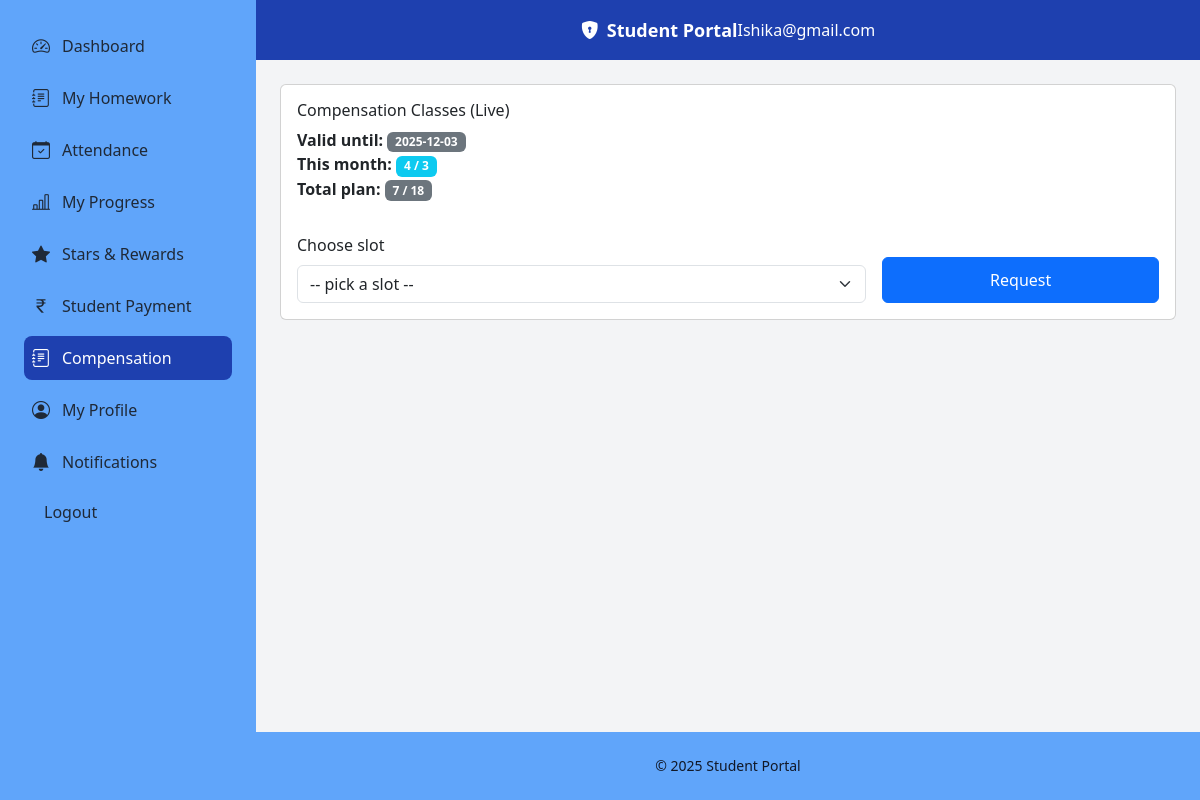
Screenshot of /dashboard/student/?page=compensation (signed in) with the database file from the repository.
### tables this page shows
CREATE TABLE `users` (
  `id` int(10) UNSIGNED NOT NULL,
  `username` varchar(50) NOT NULL,
  `password` varchar(255) NOT NULL,
  `role` enum('student','admin') NOT NULL DEFAULT 'student',
  `centre_id` int(10) UNSIGNED NOT NULL,
  `created_at` datetime NOT NULL DEFAULT current_timestamp(),
  `reset_token` varchar(255) DEFAULT NULL,
  `reset_expires` datetime DEFAULT NULL
);

CREATE TABLE `student_subscriptions` (
  `id` int(10) UNSIGNED NOT NULL,
  `student_id` int(10) UNSIGNED NOT NULL,
  `plan_id` int(10) UNSIGNED NOT NULL,
  `subscribed_at` datetime NOT NULL DEFAULT current_timestamp(),
  `referral_applied` tinyint(1) NOT NULL DEFAULT 0,
  `referral_amount` decimal(10,2) NOT NULL DEFAULT 0.00
);

CREATE TABLE `payment_plans` (
  `id` int(10) UNSIGNED NOT NULL,
  `centre_id` int(10) UNSIGNED NOT NULL,
  `group_name` varchar(50) NOT NULL,
  `plan_name` varchar(100) NOT NULL,
  `duration_months` int(11) NOT NULL,
  `amount` decimal(10,2) NOT NULL,
  `enrollment_fee` decimal(10,2) NOT NULL DEFAULT 0.00,
  `advance_fee` decimal(10,2) NOT NULL DEFAULT 0.00,
  `prorate_allowed` tinyint(1) NOT NULL DEFAULT 0,
  `late_fee` decimal(10,2) NOT NULL DEFAULT 0.00,
  `gst_percent` decimal(5,2) NOT NULL DEFAULT 0.00
);

### dashboard/student/compensation.php (the view, shortened to what this page needs)
<?php
require_once __DIR__ . '/../../config/bootstrap.php';
$user_id = $_SESSION['user_id'];
$stmt = $conn->prepare("
  SELECT id, centre_id
    FROM students
   WHERE user_id = ?
   LIMIT 1
");
$stmt->bind_param('i', $user_id);
$stmt->execute();
$stmt->bind_result($student_id, $centreId);
    ?>
    <?php
$stmt = $conn->prepare("
  SELECT s.subscribed_at, p.duration_months
    FROM student_subscriptions s
    JOIN payment_plans p ON p.id = s.plan_id
   WHERE s.student_id = ?
   ORDER BY s.id DESC LIMIT 1
");
$stmt->bind_param('i', $student_id);
$stmt->execute();
$stmt->bind_result($sub_start, $durationMonths);
$endDate = date('Y-m-d', strtotime("$sub_start +{$durationMonths} months"));
$monthlyLimit = match($durationMonths) {
  1 => 1,
  3 => 2,
  6 => 3,
  default => 0,
};
$currentYM = date('Y-m');
$stmt = $conn->prepare("
  SELECT COUNT(*)
    FROM attendance
   WHERE student_id = ?
     AND is_compensation = 1
     AND DATE_FORMAT(date,'%Y-%m') = ?
");
$stmt->bind_param('is', $student_id, $currentYM);
$stmt->execute();
$stmt->bind_result($usedThisMonth);
$stmt = $conn->prepare("
  SELECT COUNT(*)
    FROM attendance
   WHERE student_id = ?
     AND is_compensation = 1
     AND date BETWEEN ? AND ?
");
$stmt->bind_param('iss', $student_id, $sub_start, $endDate);
$stmt->execute();
$stmt->bind_result($usedTotal);
$maxTotal = $monthlyLimit * $durationMonths;
?>
<div class="card mb-4">
  <div class="card-body">
    <h3 class="card-title">Compensation Classes (Live)</h3>
    <p><strong>Valid until:</strong>
      <span class="badge bg-secondary"><?= htmlspecialchars($endDate) ?></span>
    </p>
    <p><strong>This month:</strong>
      <span class="badge bg-info"><?= "{$usedThisMonth} / {$monthlyLimit}" ?></span>
    </p>
    <p><strong>Total plan:</strong>
      <span class="badge bg-secondary"><?= "{$usedTotal} / {$maxTotal}" ?></span>
    </p>
    <?php if ($usedTotal >= $maxTotal): ?>
      <div class="alert alert-warning">All slots used.</div>
    <?php else: ?>
      <form method="POST" class="row g-3 mt-3">
        <div class="col-md-8">
          <label class="form-label">Choose slot</label>
          <select name="slot" class="form-select" required>
            <option value="">-- pick a slot --</option>
          </select>
        </div>
        <div class="col-md-4 d-grid">
          <button class="btn btn-primary mt-4">Request</button>
        </div>
      </form>
    <?php endif; ?>
  </div>
</div>

### config/bootstrap.php (shortened to what this page needs)
<?php
require_once __DIR__ . '/db.php';
    ?>
    <?php
function render_student_header(string $pageTitle): void
{
    global $conn;
    $stmt = $conn->prepare("SELECT username FROM users WHERE id = ? LIMIT 1");
    $stmt->bind_param('i', $_SESSION['user_id']);
    $stmt->execute();
    $stmt->bind_result($studentUsername);
    $currentPage = $GLOBALS['page'] ?? '';
    ?>
    <!DOCTYPE html>
    <html lang="en">
    <head>
      <script src="https://cdn.tailwindcss.com"></script>
      <link
        href="https://cdn.jsdelivr.net/npm/bootstrap@5.3.0/dist/css/bootstrap.min.css"
        rel="stylesheet" />
      <link
        href="https://cdn.jsdelivr.net/npm/bootstrap-icons@1.10.5/font/bootstrap-icons.css"
        rel="stylesheet" />
      <link href="/student-portal/assets/custom.css" rel="stylesheet" />
    </head>
    <body class="bg-gray-100 min-h-screen flex">
      <aside id="studentSidebar"
             class="hidden md:block w-64 bg-student-secondary text-gray-900 p-4 transition-transform duration-200 ease-in-out">
        <ul class="space-y-2">
          <?php
          $studentMenu = [
            'dashboard'    => ['bi-speedometer2',      'Dashboard',          'index.php'],
            'homework'     => ['bi-journal-text',      'My Homework',        'homework.php'],
            'attendance'   => ['bi-calendar-check',    'Attendance',         'attendance.php'],
            'progress'     => ['bi-bar-chart-line',    'My Progress',        'progress.php'],
            'stars'        => ['bi-star-fill',         'Stars & Rewards',    'stars.php'],
            'student_payment'     => ['bi-currency-rupee',    'Student Payment',           'student_payment.php'],
            'compensation'       => ['bi-journal-text','Compensation', 'compensation.php'],
            'profile'      => ['bi-person-circle',     'My Profile',         'profile.php'],
            'notifications'=> ['bi-bell-fill',         'Notifications',      'notifications.php'],
            'logout'=> ['bi-arrow-fill',         'Logout',      'logout.php'],
          ];
          foreach ($studentMenu as $key => [$iconClass, $labelText, $filename]) {
              $isActive = ($currentPage === $key);
              $linkClass = $isActive
                         ? 'bg-student-primary text-white'
                         : 'text-gray-800 hover:bg-student-primary hover:text-white';
              if ($key === 'logout') {
                  $href = $filename;
              } else {
                  $href = "/student-portal/dashboard/student/?page={$key}";
              }
              echo "<li>
                      <a href=\"{$href}\" class=\"flex items-center p-2 rounded-lg transition {$linkClass}\"
                         " . ($isActive ? 'aria-current=\"page\"' : '') . ">
                        <i class=\"bi {$iconClass} mr-3 text-lg\"></i>
                        <span class=\"font-medium\">{$labelText}</span>
                      </a>
                    </li>";
          }
          ?>
        </ul>
      </aside>
      <div class="flex-1 flex flex-col">
        <header class="hidden md:flex bg-student-primary text-white">
          <div class="max-w-7xl mx-auto flex items-center justify-between px-6 py-3">
            <div class="flex items-center space-x-2 text-lg font-semibold">
              <i class="bi bi-shield-lock-fill"></i>
              <span>Student Portal</span>
            </div>
            <div class="flex items-center space-x-4">
              <span><?= htmlspecialchars($studentUsername) ?></span>
            </div>
          </div>
        </header>
        <main class="flex-1 p-6 overflow-auto">
    <?php
}
function render_student_footer(): void
{
    ?>
        </main>
        <footer class="bg-student-secondary text-gray-900 text-center text-sm py-4">
          &copy; <?= date('Y') ?> Student Portal
        </footer>
      </div>
    </body>
    </html>
    <?php
}

### assets/custom.css (style rules this page uses)
.card { transition: transform 0.2s, box-shadow 0.2s; }
body { background: #f5f7fa; }

### config/bootstrap.php (style rules this page uses)
a { text-decoration: none; }

### rows the page displays
users: username "Ishika@gmail.com"
student_subscriptions: subscribed_at.duration_months "2025-12-03", payment_plans.duration_months "3", payment_plans.duration_months "18"

### other values shown
$labelText "Dashboard"
$labelText "My Homework"
$labelText "Attendance"
$labelText "My Progress"
$labelText "Stars & Rewards"
$labelText "Student Payment"
$labelText "Compensation"
$labelText "My Profile"
$labelText "Notifications"
$labelText "Logout"
$usedThisMonth "4"
$usedTotal "7"
